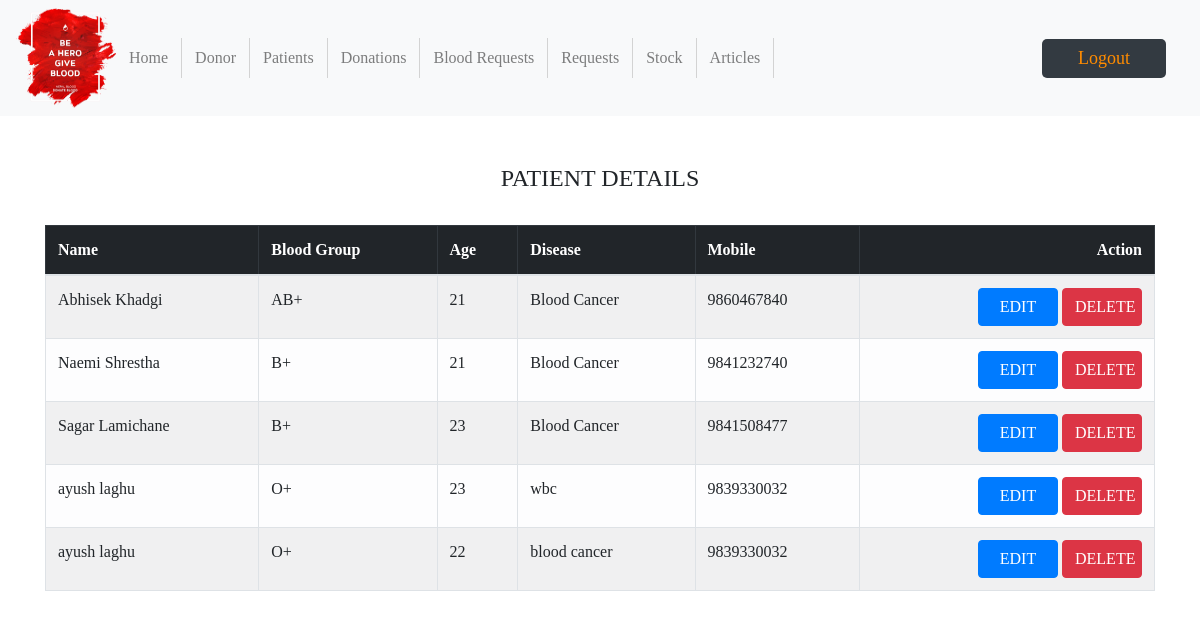
The app's page /admin-patient (signed in) with its own data.
### patient/models.py (models this page shows, shortened)
class Patient(models.Model):
    user=models.OneToOneField(User,on_delete=models.CASCADE)
    profile_pic= models.ImageField(upload_to='profile_pic/Patient/',null=True,blank=True)
    age=models.PositiveIntegerField()
    bloodgroup=models.CharField(max_length=10)
    disease=models.CharField(max_length=100)
    doctorname=models.CharField(max_length=50)
    email=models.EmailField(max_length=50, null=True)
    address = models.CharField(max_length=40)
    mobile = models.CharField(max_length=20,null=False)
    @property
    def get_name(self):
        return self.user.first_name+" "+self.user.last_name

### blood/views.py (the view)
# urls.py: path('admin-patient', views.admin_patient_view,name='admin-patient'),
@login_required(login_url='adminlogin')
def admin_patient_view(request):
    patients=pmodels.Patient.objects.all()
    return render(request,'blood/admin_patient.html',{'patients':patients})

### templates/blood/admin_patient.html
{% extends 'blood/admin-header.html' %}
{% block content %}
{% load widget_tweaks %}
{%load static%}
<br><br>
<div class="container">
    <H4 class="text-center">PATIENT DETAILS</H4><br>
    <table class="table table-light table-hover table-bordered table-striped">
        <thead class="table-dark">
            <tr>
                <th scope="col">Name</th>
                <th scope="col">Blood Group</th>
                <th scope="col">Age</th>
                <th scope="col">Disease</th>
                <th scope="col">Mobile</th>
                <th class="text-right">Action</th>
            </tr>
        </thead>
        <tbody>
            {% for t in patients %}
            <tr>
                <td> {{t.get_name}}</td>
                <td>{{t.bloodgroup}}</td>
                <td>{{t.age}}</td>
                <td>{{t.disease}}</td>
                <td>{{t.mobile}}</td>
                <td class="text-right">
                    <button class="btn btn-primary btn-radius-2" style="width: 80px;"><a  style="text-decoration: none;color: white;" href="{% url 'update-patient' t.id  %}">EDIT</a> </button>
                    <button class="btn btn-danger btn-radius-2" style="width: 80px;"><a  style="text-decoration: none;color: white;" href="{% url 'delete-patient' t.id  %}">DELETE</a> </button>
                </td>
            </tr>
            {% endfor %}
        </tbody>
    </table>
</div>
{% endblock content %}

### static/css/style.css (style rules this page uses)
body { font-family: "Times New Roman", Times, serif; }

### records on screen
Patient: get_name "Abhisek Khadgi", bloodgroup "AB+", age "21", disease "Blood Cancer", mobile "9860467840"
Patient: get_name "Naemi Shrestha", bloodgroup "B+", age "21", disease "Blood Cancer", mobile "9841232740"
Patient: get_name "Sagar Lamichane", bloodgroup "B+", age "23", disease "Blood Cancer", mobile "9841508477"
Patient: get_name "ayush laghu", bloodgroup "O+", age "23", disease "wbc", mobile "9839330032"
Patient: get_name "ayush laghu", bloodgroup "O+", age "22", disease "blood cancer", mobile "9839330032"
